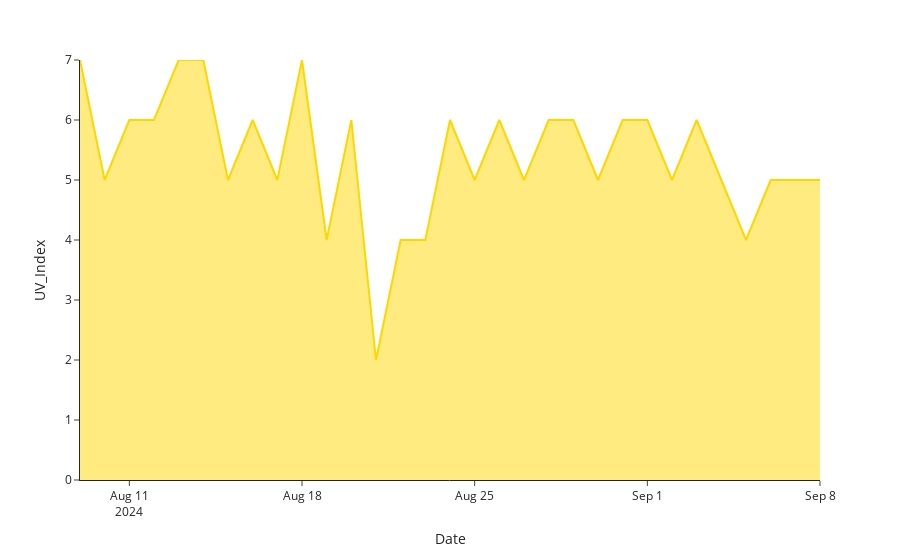

The code cell stored with this chart in its notebook:
### Code cell
fig_uv = px.line(historical_data, x='Date', y='UV_Index', template='simple_white')
fig_uv.update_yaxes(range=[0, historical_data['UV_Index'].max()])
fig_uv.update_traces(line_color='gold', fill='tozeroy')
fig_uv.show()
fig_uv.write_image("/home/Szafranerio/uv_graph.png")

### Figure 1 — Plotly figure (JSON) as saved in the notebook; plotly's stock layout.template omitted (floating-point values rounded to 4 significant figures)
{"data": [{"fill": "tozeroy", "hovertemplate": "Date=%{x}<br>UV_Index=%{y}<extra></extra>", "legendgroup": "", "line": {"color": "gold", "dash": "solid"}, "marker": {"symbol": "circle"}, "mode": "lines", "name": "", "orientation": "v", "showlegend": false, "type": "scatter", "x": ["2024-08-09T00:00:00", "2024-08-10T00:00:00", "2024-08-11T00:00:00", "2024-08-12T00:00:00", "2024-08-13T00:00:00", "2024-08-14T00:00:00", "2024-08-15T00:00:00", "2024-08-16T00:00:00", "2024-08-17T00:00:00", "2024-08-18T00:00:00", "2024-08-19T00:00:00", "2024-08-20T00:00:00", "2024-08-21T00:00:00", "2024-08-22T00:00:00", "2024-08-23T00:00:00", "2024-08-24T00:00:00", "2024-08-25T00:00:00", "2024-08-26T00:00:00", "2024-08-27T00:00:00", "2024-08-28T00:00:00", "2024-08-29T00:00:00", "2024-08-30T00:00:00", "2024-08-31T00:00:00", "2024-09-01T00:00:00", "2024-09-02T00:00:00", "2024-09-03T00:00:00", "2024-09-04T00:00:00", "2024-09-05T00:00:00", "2024-09-06T00:00:00", "2024-09-07T00:00:00", "2024-09-08T00:00:00"], "xaxis": "x", "y": [7, 5, 6, 6, 7, 7, 5, 6, 5, 7, 4, 6, 2, 4, 4, 6, 5, 6, 5, 6, 6, 5, 6, 6, 5, 6, 5, 4, 5, 5, 5], "yaxis": "y"}], "layout": {"legend": {"tracegroupgap": 0}, "margin": {"t": 60}, "xaxis": {"anchor": "y", "domain": [0, 1], "title": {"text": "Date"}}, "yaxis": {"anchor": "x", "domain": [0, 1], "range": [0, 7], "title": {"text": "UV_Index"}}}}
